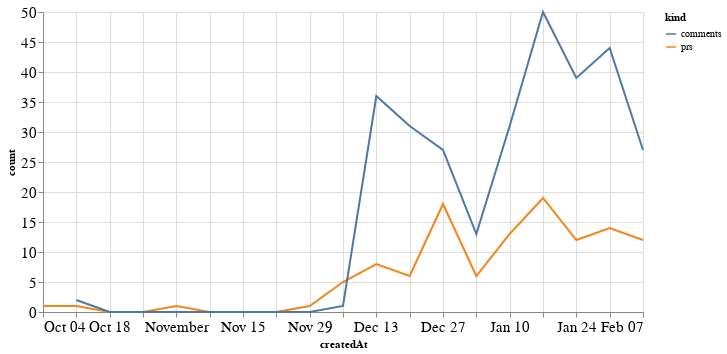

Here is the notebook cell this chart was saved with:
### Code cell
alt.Chart(total_time, width=600).mark_line().encode(
    x='createdAt',
    y='count',
    color='kind'
)

### Figure 1 — Vega-Lite specification as saved in the notebook (floating-point values rounded to 4 significant figures)
{"config": {"axisLeft": {"labelFontSize": 15}, "axisBottom": {"labelFontSize": 15}}, "data": {"name": "data-4455b4d2541cf41ad4e4e2e6c49846c1"}, "mark": "line", "encoding": {"color": {"type": "nominal", "field": "kind"}, "x": {"type": "temporal", "field": "createdAt"}, "y": {"type": "quantitative", "field": "count"}}, "width": 600, "$schema": "https://vega.github.io/schema/vega-lite/v4.8.1.json", "datasets": {"data-4455b4d2541cf41ad4e4e2e6c49846c1": [{"createdAt": "2020-10-04T00:00:00", "kind": "prs", "count": 1.0}, {"createdAt": "2020-10-11T00:00:00", "kind": "prs", "count": 1.0}, {"createdAt": "2020-10-18T00:00:00", "kind": "prs", "count": 0.0}, {"createdAt": "2020-10-25T00:00:00", "kind": "prs", "count": 0.0}, {"createdAt": "2020-11-01T00:00:00", "kind": "prs", "count": 1.0}, {"createdAt": "2020-11-08T00:00:00", "kind": "prs", "count": 0.0}, {"createdAt": "2020-11-15T00:00:00", "kind": "prs", "count": 0.0}, {"createdAt": "2020-11-22T00:00:00", "kind": "prs", "count": 0.0}, {"createdAt": "2020-11-29T00:00:00", "kind": "prs", "count": 1.0}, {"createdAt": "2020-12-06T00:00:00", "kind": "prs", "count": 5.0}, {"createdAt": "2020-12-13T00:00:00", "kind": "prs", "count": 8.0}, {"createdAt": "2020-12-20T00:00:00", "kind": "prs", "count": 6.0}, {"createdAt": "2020-12-27T00:00:00", "kind": "prs", "count": 18.0}, {"createdAt": "2021-01-03T00:00:00", "kind": "prs", "count": 6.0}, {"createdAt": "2021-01-10T00:00:00", "kind": "prs", "count": 13.0}, {"createdAt": "2021-01-17T00:00:00", "kind": "prs", "count": 19.0}, {"createdAt": "2021-01-24T00:00:00", "kind": "prs", "count": 12.0}, {"createdAt": "2021-01-31T00:00:00", "kind": "prs", "count": 14.0}, {"createdAt": "2021-02-07T00:00:00", "kind": "prs", "count": 12.0}, {"createdAt": "2020-10-04T00:00:00", "kind": "comments", "count": null}, {"createdAt": "2020-10-11T00:00:00", "kind": "comments", "count": 2.0}, {"createdAt": "2020-10-18T00:00:00", "kind": "comments", "count": 0.0}, {"createdAt": "2020-10-25T00:00:00", "kind": "comments", "count": 0.0}, {"createdAt": "2020-11-01T00:00:00", "kind": "comments", "count": 0.0}, {"createdAt": "2020-11-08T00:00:00", "kind": "comments", "count": 0.0}, {"createdAt": "2020-11-15T00:00:00", "kind": "comments", "count": 0.0}, {"createdAt": "2020-11-22T00:00:00", "kind": "comments", "count": 0.0}, {"createdAt": "2020-11-29T00:00:00", "kind": "comments", "count": 0.0}, {"createdAt": "2020-12-06T00:00:00", "kind": "comments", "count": 1.0}, {"createdAt": "2020-12-13T00:00:00", "kind": "comments", "count": 36.0}, {"createdAt": "2020-12-20T00:00:00", "kind": "comments", "count": 31.0}, {"createdAt": "2020-12-27T00:00:00", "kind": "comments", "count": 27.0}, {"createdAt": "2021-01-03T00:00:00", "kind": "comments", "count": 13.0}, {"createdAt": "2021-01-10T00:00:00", "kind": "comments", "count": 31.0}, {"createdAt": "2021-01-17T00:00:00", "kind": "comments", "count": 50.0}, {"createdAt": "2021-01-24T00:00:00", "kind": "comments", "count": 39.0}, {"createdAt": "2021-01-31T00:00:00", "kind": "comments", "count": 44.0}, {"createdAt": "2021-02-07T00:00:00", "kind": "comments", "count": 27.0}]}}
